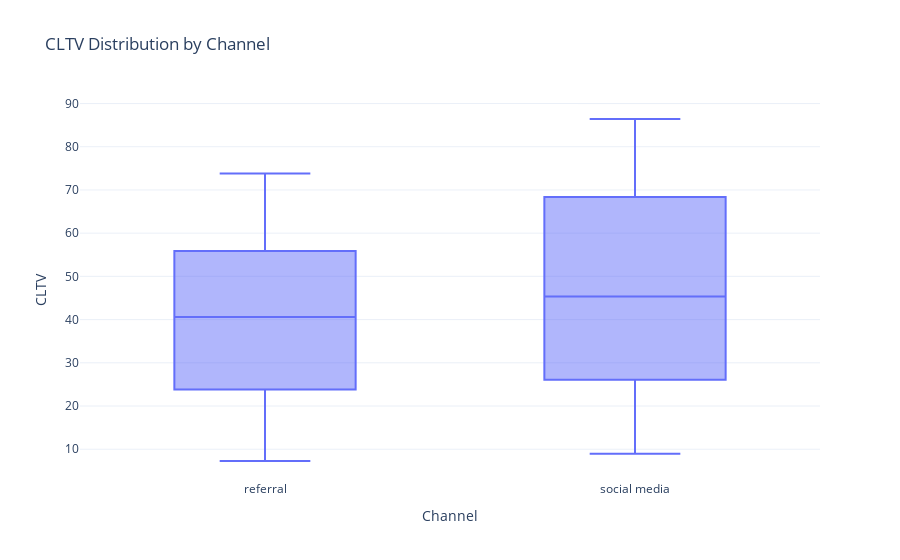

The notebook cell this image was saved under:
### Markdown cell above
So the customer lifetime value from Social Media and the referral channels is the highest.

Now let’s compare the CLTV distributions of the social media and referral channels:

### Code cell
subset = data.loc[data['channel'].isin(['social media', 'referral'])]

fig = px.box(subset, x='channel', y='cltv', title='CLTV Distribution by Channel')

fig.update_xaxes(title='Channel')
fig.update_yaxes(title='CLTV')
fig.update_layout(legend_title='Channel')

fig.show()

### Figure 1 — Plotly figure (JSON) as saved in the notebook; plotly's stock layout.template omitted (floating-point values rounded to 4 significant figures; data arrays with more than 128 entries replaced by an {"elided": "..."} marker saying what was removed)
{"data": [{"alignmentgroup": "True", "hovertemplate": "channel=%{x}<br>cltv=%{y}<extra></extra>", "legendgroup": "", "marker": {"color": "#636efa"}, "name": "", "notched": false, "offsetgroup": "", "orientation": "v", "showlegend": false, "type": "box", "x": {"elided": "392 str values"}, "x0": " ", "xaxis": "x", "y": {"elided": "392 float values"}, "y0": " ", "yaxis": "y"}], "layout": {"boxmode": "group", "legend": {"title": {"text": "Channel"}, "tracegroupgap": 0}, "title": {"text": "CLTV Distribution by Channel"}, "xaxis": {"anchor": "y", "domain": [0, 1], "title": {"text": "Channel"}}, "yaxis": {"anchor": "x", "domain": [0, 1], "title": {"text": "CLTV"}}}}
